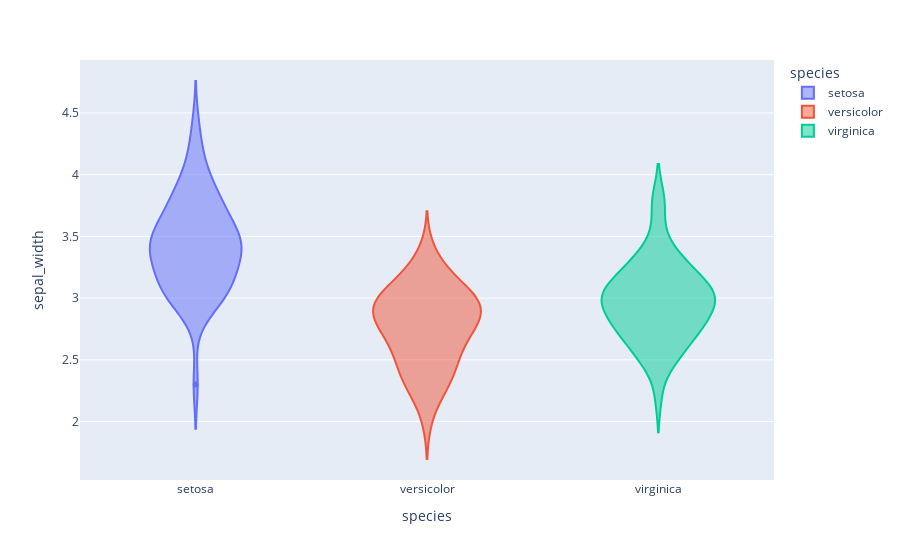

Source (notebook cell):
### Markdown cell above
- 5 Vilon plot

### Code cell
fig5=px.violin(df, x='species',y='sepal_width', color='species')
fig5.show()

### Figure 1 — Plotly figure (JSON) as saved in the notebook; plotly's stock layout.template omitted (floating-point values rounded to 4 significant figures)
{"data": [{"alignmentgroup": "True", "box": {"visible": false}, "hovertemplate": "species=%{x}<br>sepal_width=%{y}<extra></extra>", "legendgroup": "setosa", "marker": {"color": "#636efa"}, "name": "setosa", "offsetgroup": "setosa", "orientation": "v", "scalegroup": "True", "showlegend": true, "type": "violin", "x": ["setosa", "setosa", "setosa", "setosa", "setosa", "setosa", "setosa", "setosa", "setosa", "setosa", "setosa", "setosa", "setosa", "setosa", "setosa", "setosa", "setosa", "setosa", "setosa", "setosa", "setosa", "setosa", "setosa", "setosa", "setosa", "setosa", "setosa", "setosa", "setosa", "setosa", "setosa", "setosa", "setosa", "setosa", "setosa", "setosa", "setosa", "setosa", "setosa", "setosa", "setosa", "setosa", "setosa", "setosa", "setosa", "setosa", "setosa", "setosa", "setosa", "setosa"], "x0": " ", "xaxis": "x", "y": [3.5, 3, 3.2, 3.1, 3.6, 3.9, 3.4, 3.4, 2.9, 3.1, 3.7, 3.4, 3, 3, 4, 4.4, 3.9, 3.5, 3.8, 3.8, 3.4, 3.7, 3.6, 3.3, 3.4, 3, 3.4, 3.5, 3.4, 3.2, 3.1, 3.4, 4.1, 4.2, 3.1, 3.2, 3.5, 3.6, 3, 3.4, 3.5, 2.3, 3.2, 3.5, 3.8, 3, 3.8, 3.2, 3.7, 3.3], "y0": " ", "yaxis": "y"}, {"alignmentgroup": "True", "box": {"visible": false}, "hovertemplate": "species=%{x}<br>sepal_width=%{y}<extra></extra>", "legendgroup": "versicolor", "marker": {"color": "#EF553B"}, "name": "versicolor", "offsetgroup": "versicolor", "orientation": "v", "scalegroup": "True", "showlegend": true, "type": "violin", "x": ["versicolor", "versicolor", "versicolor", "versicolor", "versicolor", "versicolor", "versicolor", "versicolor", "versicolor", "versicolor", "versicolor", "versicolor", "versicolor", "versicolor", "versicolor", "versicolor", "versicolor", "versicolor", "versicolor", "versicolor", "versicolor", "versicolor", "versicolor", "versicolor", "versicolor", "versicolor", "versicolor", "versicolor", "versicolor", "versicolor", "versicolor", "versicolor", "versicolor", "versicolor", "versicolor", "versicolor", "versicolor", "versicolor", "versicolor", "versicolor", "versicolor", "versicolor", "versicolor", "versicolor", "versicolor", "versicolor", "versicolor", "versicolor", "versicolor", "versicolor"], "x0": " ", "xaxis": "x", "y": [3.2, 3.2, 3.1, 2.3, 2.8, 2.8, 3.3, 2.4, 2.9, 2.7, 2, 3, 2.2, 2.9, 2.9, 3.1, 3, 2.7, 2.2, 2.5, 3.2, 2.8, 2.5, 2.8, 2.9, 3, 2.8, 3, 2.9, 2.6, 2.4, 2.4, 2.7, 2.7, 3, 3.4, 3.1, 2.3, 3, 2.5, 2.6, 3, 2.6, 2.3, 2.7, 3, 2.9, 2.9, 2.5, 2.8], "y0": " ", "yaxis": "y"}, {"alignmentgroup": "True", "box": {"visible": false}, "hovertemplate": "species=%{x}<br>sepal_width=%{y}<extra></extra>", "legendgroup": "virginica", "marker": {"color": "#00cc96"}, "name": "virginica", "offsetgroup": "virginica", "orientation": "v", "scalegroup": "True", "showlegend": true, "type": "violin", "x": ["virginica", "virginica", "virginica", "virginica", "virginica", "virginica", "virginica", "virginica", "virginica", "virginica", "virginica", "virginica", "virginica", "virginica", "virginica", "virginica", "virginica", "virginica", "virginica", "virginica", "virginica", "virginica", "virginica", "virginica", "virginica", "virginica", "virginica", "virginica", "virginica", "virginica", "virginica", "virginica", "virginica", "virginica", "virginica", "virginica", "virginica", "virginica", "virginica", "virginica", "virginica", "virginica", "virginica", "virginica", "virginica", "virginica", "virginica", "virginica", "virginica", "virginica"], "x0": " ", "xaxis": "x", "y": [3.3, 2.7, 3, 2.9, 3, 3, 2.5, 2.9, 2.5, 3.6, 3.2, 2.7, 3, 2.5, 2.8, 3.2, 3, 3.8, 2.6, 2.2, 3.2, 2.8, 2.8, 2.7, 3.3, 3.2, 2.8, 3, 2.8, 3, 2.8, 3.8, 2.8, 2.8, 2.6, 3, 3.4, 3.1, 3, 3.1, 3.1, 3.1, 2.7, 3.2, 3.3, 3, 2.5, 3, 3.4, 3], "y0": " ", "yaxis": "y"}], "layout": {"legend": {"title": {"text": "species"}, "tracegroupgap": 0}, "margin": {"t": 60}, "violinmode": "overlay", "xaxis": {"anchor": "y", "categoryarray": ["setosa", "versicolor", "virginica"], "categoryorder": "array", "domain": [0, 1], "title": {"text": "species"}}, "yaxis": {"anchor": "x", "domain": [0, 1], "title": {"text": "sepal_width"}}}}
